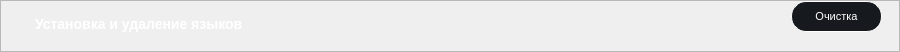
      <widget class="QFrame" name="frame_InstallingAndRemovingLanguages">
       <property name="geometry">
        <rect>
         <x>10</x>
         <y>214</y>
         <width>900</width>
         <height>45</height>
        </rect>
       </property>
       <property name="minimumSize">
        <size>
         <width>900</width>
         <height>0</height>
        </size>
       </property>
       <property name="maximumSize">
        <size>
         <width>900</width>
         <height>45</height>
        </size>
       </property>
       <property name="styleSheet">
        <string notr="true">/* styles.qss */

#frame_InstallingAndRemovingLanguages {
    background-color: #161A1E;
    border-radius: 15px; /* Установите значение по вашему усмотрению для достижения овальной формы */
}
</string>
       </property>
       <property name="frameShape">
        <enum>QFrame::StyledPanel</enum>
       </property>
       <property name="frameShadow">
        <enum>QFrame::Raised</enum>
       </property>
       <layout class="QHBoxLayout" name="horizontalLayout_5">
        <property name="spacing">
         <number>0</number>
        </property>
        <property name="leftMargin">
         <number>0</number>
        </property>
        <property name="topMargin">
         <number>0</number>
        </property>
        <property name="rightMargin">
         <number>0</number>
        </property>
        <property name="bottomMargin">
         <number>0</number>
        </property>
        <item>
         <widget class="QFrame" name="frame_5">
          <property name="minimumSize">
           <size>
            <width>0</width>
            <height>50</height>
           </size>
          </property>
          <property name="styleSheet">
           <string notr="true">background-color: transparent;</string>
          </property>
          <property name="frameShape">
           <enum>QFrame::StyledPanel</enum>
          </property>
          <property name="frameShadow">
           <enum>QFrame::Raised</enum>
          </property>
          <widget class="QPushButton" name="pushInstallingAndRemovingLanguages">
           <property name="geometry">
            <rect>
             <x>790</x>
             <y>0</y>
             <width>91</width>
             <height>31</height>
            </rect>
           </property>
           <property name="minimumSize">
            <size>
             <width>91</width>
             <height>31</height>
            </size>
           </property>
           <property name="maximumSize">
            <size>
             <width>91</width>
             <height>31</height>
            </size>
           </property>
           <property name="baseSize">
            <size>
             <width>0</width>
             <height>0</height>
            </size>
           </property>
           <property name="styleSheet">
            <string notr="true">/* styles.qss */

QPushButton {
    background-color: #161A1E;
    border-radius: 15px;
    color: white; /* Установите цвет текста */
    font-size: 11px; /* Установите размер шрифта */
    padding: 10px 20px; /* Установите отступы */
    border: 1px solid white; /* Уменьшаем толщину обводки до 1 пикселя */
}

QPushButton:hover {
    background-color: #2C3236;
    transition: background-color 0.3s ease;
}
</string>
           </property>
           <property name="text">
            <string>Очистка</string>
           </property>
          </widget>
          <widget class="QLabel" name="labelTextInstallingAndRemovingLanguages">
           <property name="geometry">
            <rect>
             <x>30</x>
             <y>10</y>
             <width>341</width>
             <height>21</height>
            </rect>
           </property>
           <property name="styleSheet">
            <string notr="true">/* styles.qss */

QLabel {
    color: white; /* Установите цвет текста в белый */
    font-size: 14px; /* Установите размер шрифта в 14 пикселей */
    font-family: &quot;Times New Roman&quot;; /* Установите тип шрифта по вашему выбору */
    font-weight: bold; /* Установите жирность шрифта (если нужно) */
    margin-top: 5px; /* Опустить текст на 10 пикселей вниз */
}
</string>
           </property>
           <property name="text">
            <string>Установка и удаление языков</string>
           </property>
          </widget>
          <widget class="QLabel" name="labelInstallingAndRemovingLanguages">
           <property name="geometry">
            <rect>
             <x>616</x>
             <y>10</y>
             <width>101</width>
             <height>20</height>
            </rect>
           </property>
           <property name="text">
            <string/>
           </property>
          </widget>
         </widget>
        </item>
       </layout>
      </widget>
